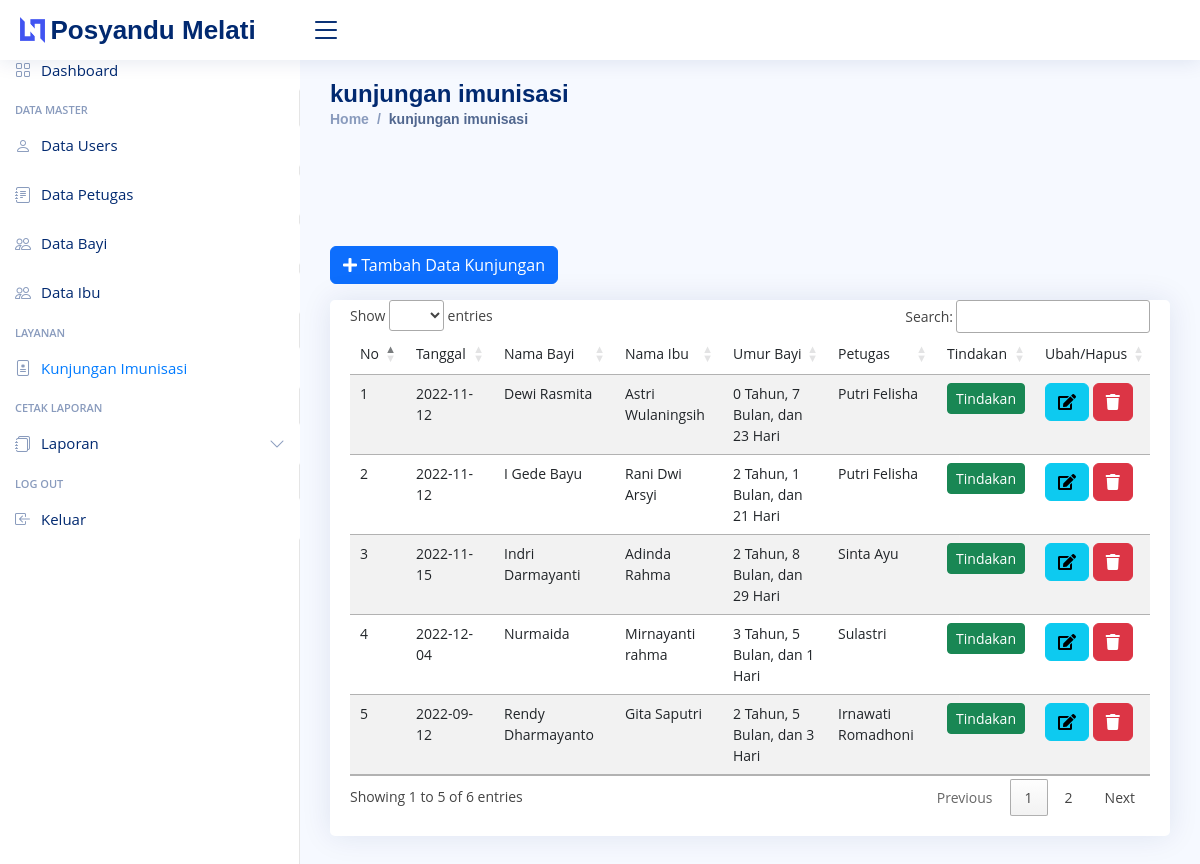
The page /index.php/admin/kunjungan on the database its author committed.
### tables this page shows
CREATE TABLE `berobat` (
  `id_berobat` int(11) NOT NULL,
  `id_bayi` int(11) NOT NULL,
  `id_petugas` int(11) NOT NULL,
  `id_ibu` int(11) NOT NULL,
  `tgl_berobat` date NOT NULL,
  `tindakan` text NOT NULL,
  `diagnosa` varchar(100) NOT NULL
);

CREATE TABLE `bayi` (
  `id_bayi` int(11) NOT NULL,
  `nik_bayi` varchar(16) NOT NULL,
  `nama_bayi` varchar(50) NOT NULL,
  `tempat` varchar(50) NOT NULL,
  `tanggal` date NOT NULL,
  `agama` varchar(20) NOT NULL,
  `jk_bayi` enum('L','P') NOT NULL,
  `umur_bayi` date NOT NULL
);

CREATE TABLE `ibu` (
  `id_ibu` int(15) NOT NULL,
  `nik_ibu` varchar(16) NOT NULL,
  `nama_ibu` varchar(50) NOT NULL,
  `tempat_lahir` varchar(50) NOT NULL,
  `tgl_lahir` date NOT NULL,
  `gol_dar` varchar(20) NOT NULL,
  `nama_ayah` varchar(30) NOT NULL,
  `alamat` varchar(50) NOT NULL,
  `kecamatan` varchar(20) NOT NULL,
  `kota` varchar(20) NOT NULL
);

CREATE TABLE `petugas` (
  `id_petugas` int(11) NOT NULL,
  `nama_petugas` varchar(50) NOT NULL
);

### application/controllers/admin/Kunjungan.php (called while the page is built, shortened)
<?php
class Kunjungan extends CI_Controller {
	public function __construct()
	{
		$this->load->model('Kunjungan_m');
		$this->load->model('petugas_m');
		$this->load->model('bayi_m');
		$this->load->model('Ibu_model');
		$this->load->model('imunisasi_m');
		$this->load->library('form_validation');
	}
	public function index()
	{
		$data['title'] = 'kunjungan imunisasi';
		$data['kunjungan'] = $this->Kunjungan_m->get_join('berobat')->result_array();
		$data['petugas'] = $this->petugas_m->get('petugas')->result_array();
		$data['bayi'] = $this->bayi_m->get('bayi')->result_array();
		$data['ibu'] = $this->Ibu_model->get('ibu')->result_array();
		$this->form_validation->set_rules('bayi', 'Nama bayi', 'required|trim');
		$this->form_validation->set_rules('petugas', 'Nama petugas', 'required|trim');
		$this->form_validation->set_rules('tgl', 'Tanggal berobat', 'required|trim');
		$this->form_validation->set_rules('ibu', 'nama_ibu', 'required|trim');
		if($this->form_validation->run() == FALSE) {
			$this->load->view('layout/header', $data);
			$this->load->view('layout/sidebar');
			$this->load->view('admin/kunjungan/index', $data);
			$this->load->view('layout/footer');
		}
	}
}

### index.php (called while the page is built, shortened)
<?php
require_once BASEPATH.'core/CodeIgniter.php';

### application/models/Kunjungan_m.php (called while the page is built, shortened)
<?php
class Kunjungan_m extends CI_Model {
	public function get_join($table)
	{
		$this->db->order_by('nama_bayi', 'ASC');
		$this->db->join("petugas", "petugas.id_petugas = $table.id_petugas");
		$this->db->join("bayi", "bayi.id_bayi = $table.id_bayi");
		$this->db->join("ibu", "ibu.id_ibu = $table.id_ibu");
		return $this->db->get($table);
	}
}

### application/views/admin/kunjungan/index.php (the view, shortened to what this page needs)
<main id="main" class="main">
    <div class="row mb-2">
        <div class="col-md-6">
            <button type="button" class="btn btn-primary mb-2" data-toggle="modal" data-target="#formModalKunjungan">
                <i class="fas fa-plus"></i> Tambah Data Kunjungan
            </button>
        </div>
    </div>
    <div class="card">
        <div class="card-body">
            <div class="row">
                <div class="col-md">
                    <div class="table-responsive">
                        <table class="table table-striped" id="datatables">
                            <thead>
                                <tr>
                                    <td>No</td>
                                    <td>Tanggal</td>
                                    <td>Nama Bayi</td>
                                    <td>Nama Ibu</td>
                                    <td>Umur Bayi</td>
                                    <td>Petugas</td>
                                    <td>Tindakan </td>
                                    <td>Ubah/Hapus</td>
                                </tr>
                            </thead>
                            <tbody>
                                <?php $no = 1; foreach($kunjungan as $u) : ?>
                                <tr>
                                    <td><?= $no++; ?></td>
                                    <td><?= $u['tgl_berobat']; ?></td>
                                    <td><?= $u['nama_bayi']; ?></td>
                                    <td><?= $u['nama_ibu']; ?></td>
                                    <td><?php $lahir =new DateTime($u['tanggal']);
                                        $today =new DateTime();
                                        $umur = $today->diff($lahir);
                                        echo $umur->y; echo " Tahun, "; echo $umur->m; echo " Bulan, dan "; echo $umur->d; echo " Hari";
                                    ?></td>
                                    <td><?= $u['nama_petugas']; ?></td>
                                    <td>
                                        <a href="<?= base_url('admin/kunjungan/tindakan/' . $u['id_berobat']); ?>"
                                            class="btn btn-success btn-sm">Tindakan</a>
                                    </td>
                                    <td>
                                        <a href="<?= base_url('admin/kunjungan/ubah/') . $u['id_berobat']; ?>"
                                            class="btn btn-info"><i class="fas fa-edit"></i></a>
                                        <a href="<?= base_url('admin/kunjungan/hapus/') . $u['id_berobat']; ?>"
                                            class="btn btn-danger" onclick="return confirm('Yakin Hapus ?')"><i
                                                class="fas fa-trash"></i></a>
                                    </td>
                                </tr>
                                <?php endforeach; ?>
                            </tbody>
                        </table>
                    </div>
                </div>
            </div>
        </div>
    </div>
</main>

### assets/css/dashboard.css (style rules this page uses)
body { font-size: .875rem; }

### assets/nice/assets/css/style.css (style rules this page uses)
:root { scroll-behavior: smooth; }
body { font-family: "Open Sans", sans-serif; background: #f6f9ff; color: #444444; }
a { color: #4154f1; text-decoration: none; }
#main { margin-top: 60px; padding: 20px 30px; transition: all 0.3s; }
.card { margin-bottom: 30px; border: none; border-radius: 5px; box-shadow: 0px 0 30px rgba(1, 41, 112, 0.1); }
.card-body { padding: 0 20px 20px 20px; }
@media (min-width: 1200px) { #main, #footer { margin-left: 300px; } }

### rows shown on the page
berobat: tgl_berobat "2022-11-12", id_bayi.nama_bayi "Dewi Rasmita", id_ibu.nama_ibu "Astri Wulaningsih", id_bayi.tanggal "0", id_bayi.tanggal "7", id_bayi.tanggal "23", id_petugas.nama_petugas "Putri Felisha"
berobat: tgl_berobat "2022-11-12", id_bayi.nama_bayi "I Gede Bayu", id_ibu.nama_ibu "Rani Dwi Arsyi", id_bayi.tanggal "2", id_bayi.tanggal "1", id_bayi.tanggal "21", id_petugas.nama_petugas "Putri Felisha"
berobat: tgl_berobat "2022-11-15", id_bayi.nama_bayi "Indri Darmayanti", id_ibu.nama_ibu "Adinda Rahma", id_bayi.tanggal "2", id_bayi.tanggal "8", id_bayi.tanggal "29", id_petugas.nama_petugas "Sinta Ayu"
berobat: tgl_berobat "2022-12-04", id_bayi.nama_bayi "Nurmaida", id_ibu.nama_ibu "Mirnayanti rahma", id_bayi.tanggal "3", id_bayi.tanggal "5", id_bayi.tanggal "1", id_petugas.nama_petugas "Sulastri"
berobat: tgl_berobat "2022-09-12", id_bayi.nama_bayi "Rendy Dharmayanto", id_ibu.nama_ibu "Gita Saputri", id_bayi.tanggal "2", id_bayi.tanggal "5", id_bayi.tanggal "3", id_petugas.nama_petugas "Irnawati Romadhoni"

### other values the page prints
$title "kunjungan imunisasi"
